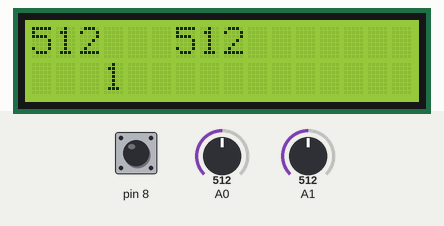
This sketch was run on a simulated Arduino Uno, built with avr-gcc and run on an emulated ATmega328P. Parts: 16×2 character LCD. The test bench sets the inputs (shaded band); at power-on: A0 = 512, A1 = 512, pin 8 HIGH.

Above: at 1.2 s.
1.3 s: A0 set to 716
At 1.9 s:
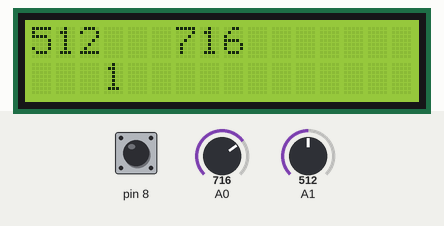
2.8 s: A1 set to 716
At 3.4 s:
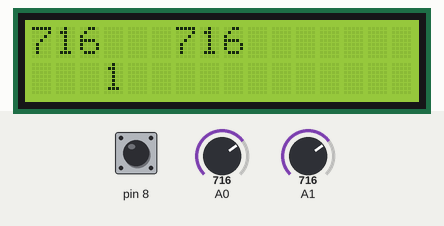
4.3 s: pin 8 pulled LOW for 0.15 s
At 4.43 s:
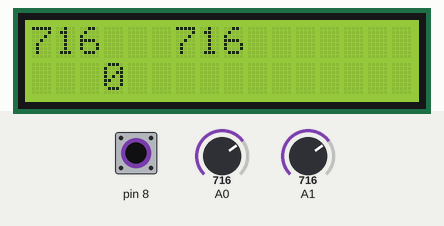
5.9 s: A0 set to 900
At 7.0 s:
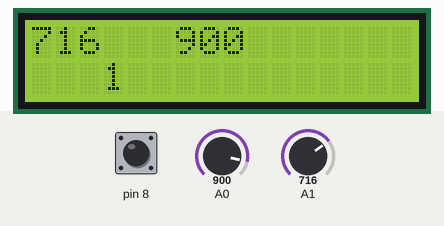
7.4 s: pin 8 pulled LOW for 1 s
At 8.2 s:
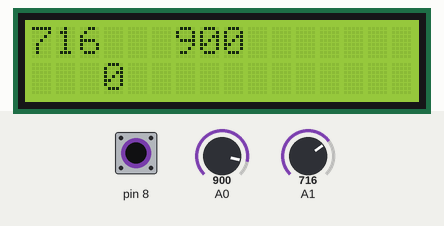
9.9 s: A1 set to 900
At 10.4 s:
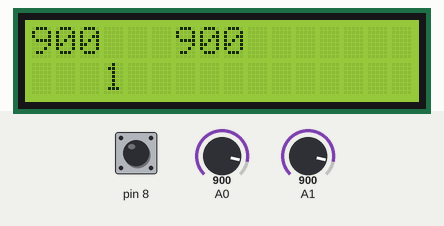
Timing chart, 0 to 12.4 s (numbered marks = the images above; inputs shaded):
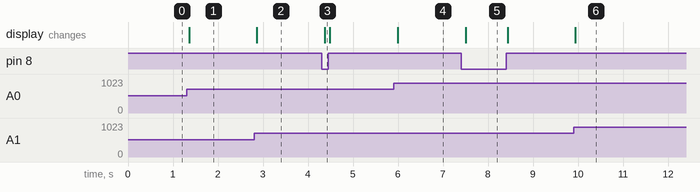

Measured:
- after the input at 1.3 s, the display: changes after 0.06 s (image 1)
- after the input at 2.8 s, the display: changes after 0.07 s (image 2)
- after the input at 4.3 s, the display: changes after 0.07 s (image 3)
- after the input at 5.9 s, the display: changes after 0.10 s (image 4)
- after the input at 7.4 s, the display: changes after 0.11 s (image 5)
- after the input at 9.9 s, the display: changes at once (image 6)

The sketch:

joystick.ino
```cpp
#include <LiquidCrystal_I2C.h>
LiquidCrystal_I2C lcd(0x27, 16, 2);

void setup()
{
    Serial.begin(112500);
    pinMode(8, INPUT_PULLUP);
    lcd.init();
    lcd.backlight();
}

void loop()
{
    lcd.setCursor(0, 0);
    lcd.print(analogRead(A1));
    lcd.print("   ");
    lcd.print(analogRead(A0));
    lcd.print("   ");
    lcd.setCursor(3, 1);
    lcd.println(digitalRead(8));
    delay(100);
}
```
